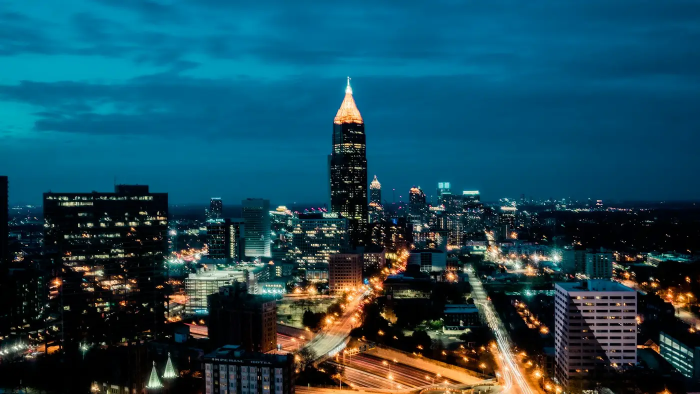
#> input picture tony-valdes-loans/assets/stock/atlanta-noche.webp, 1400 x 788 px (shown at 1/2 size); its folder holds 6 pictures in this run
$ python build_og_embudos.py
#> lines starting #> are read from the running program, lines starting #| are printed output that depends on the picture
"""Imágenes para redes (Open Graph 1200x630) de la masterclass y la landing de inversionistas y empresarios.
Uso: python3 seo/build_og_embudos.py"""
import os
from PIL import Image, ImageDraw, ImageFont, ImageFilter
HERE = os.path.dirname(os.path.abspath(__file__)); A = os.path.join(HERE, '..', 'assets'); F = os.path.join(HERE, 'fonts')
BLUE=(3,0,46); GOLD=(176,121,8); JAS=(244,228,120); WHITE=(255,255,255); SOFT=(217,215,238)
W, H = 1200, 630
def font(w, s): return ImageFont.truetype(os.path.join(F, f'm{w}.ttf'), s)
def grad(w, h):
    g = Image.new('RGB', (w, h)); d = ImageDraw.Draw(g)
    for x in range(w):
        t = x / max(1, w-1); d.line([(x,0),(x,h)], fill=tuple(int(GOLD[i] + (JAS[i]-GOLD[i]) * t) for i in range(3)))
    return g
def gold_text(img, xy, text, f):
    d = ImageDraw.Draw(img); bb = d.textbbox((0,0), text, font=f); w, h = bb[2]-bb[0], bb[3]-bb[1]
    m = Image.new('L', (w, h+24), 0); ImageDraw.Draw(m).text((-bb[0], -bb[1]), text, font=f, fill=255)
    img.paste(grad(w, h+24), xy, m); return w
def background(photo):
#> called with photo = 'atlanta-noche.webp'
    bg = Image.open(os.path.join(A, 'stock', photo)).convert('RGB')
#> bg is the input picture: PIL image 1400x788 RGB; mean R, G, B 25.2, 73.6, 89.2
    r = max(W/bg.width, H/bg.height); bg = bg.resize((int(bg.width*r)+1, int(bg.height*r)+1), Image.LANCZOS)
#> after `r = max(W / bg.width, H / bg.height)`: r = 0.857
    bg = bg.crop(((bg.width-W)//2, (bg.height-H)//2, (bg.width-W)//2+W, (bg.height-H)//2+H))
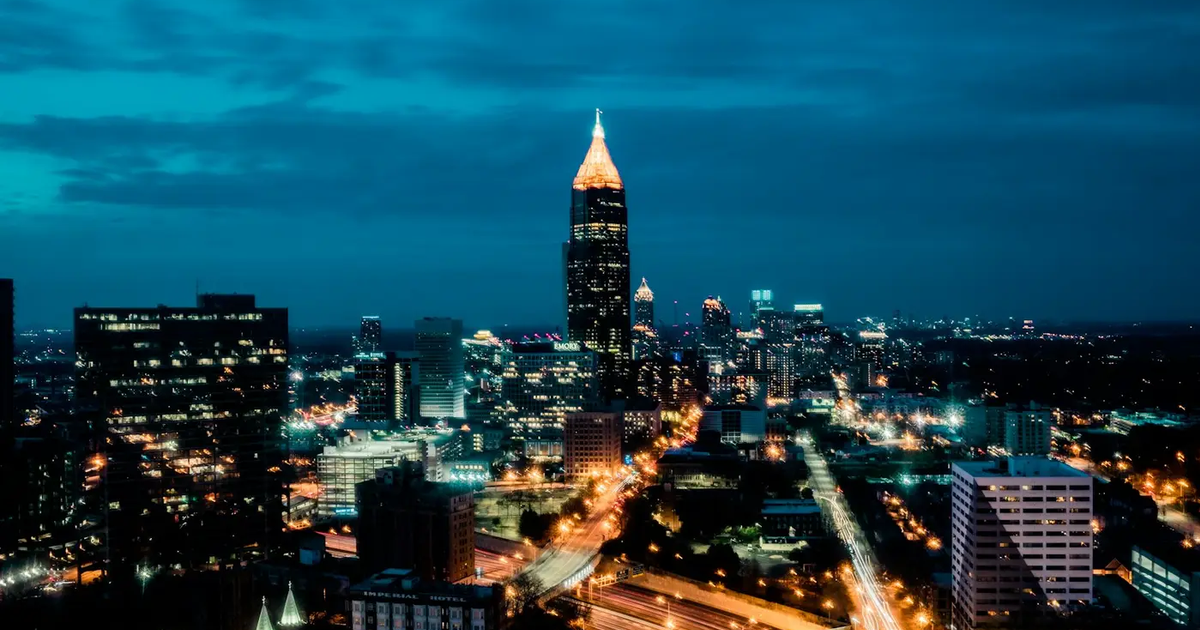
#> bg: PIL image 1200x630 RGB; mean R, G, B 23.9, 72.8, 88.9
    # capa azul: más sólida a la izquierda (texto) y más transparente a la derecha
    ov = Image.new('RGBA', (W, H)); d = ImageDraw.Draw(ov)
#> after `ov = Image.new('RGBA', (W, H))`: ov: PIL image 1200x630 RGBA; every value is 0
    for x in range(W):
        t = x / (W-1); a = int(255*(0.95 - 0.55*t)); d.line([(x,0),(x,H)], fill=BLUE+(a,))
    bg = bg.convert('RGBA'); bg.alpha_composite(ov); return bg
#> after `bg.alpha_composite(ov)`:
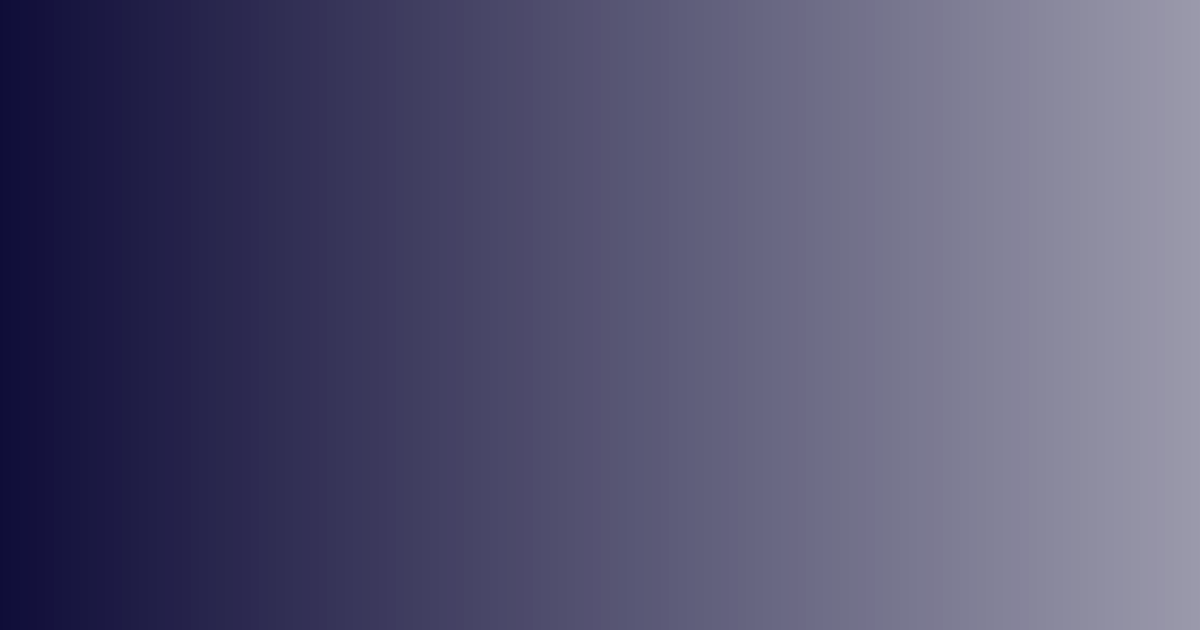
#> ov: PIL image 1200x630 RGBA; mean R, G, B, A 3, 0, 46, 171.6; transparent parts drawn white
#> after `bg.alpha_composite(ov)`:
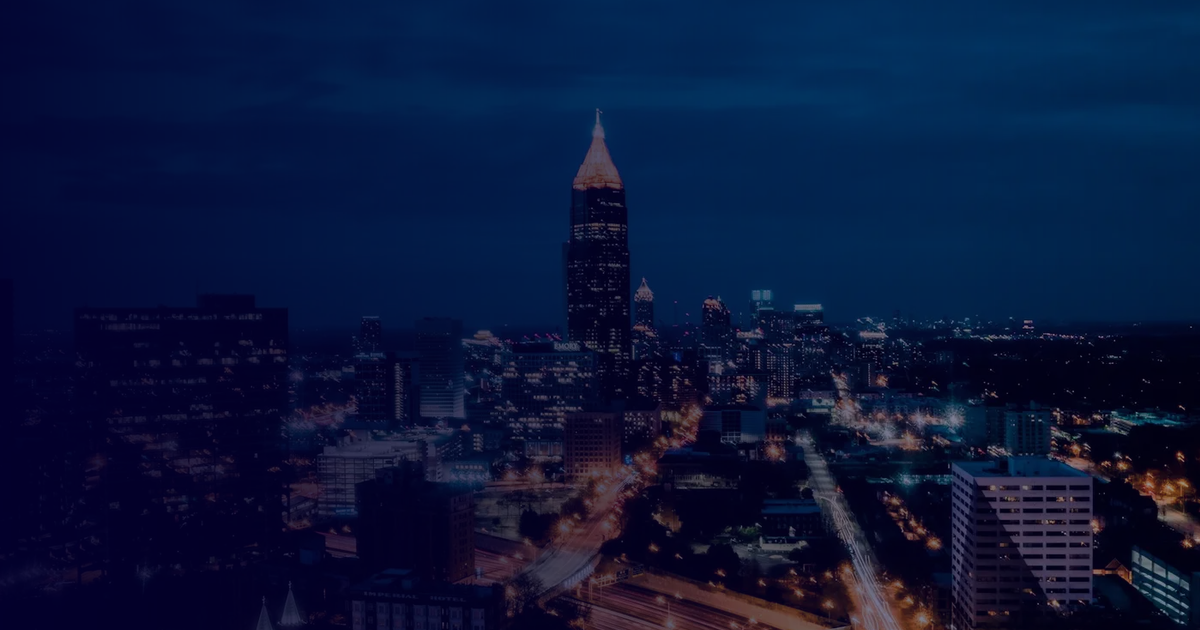
#> bg: PIL image 1200x630 RGBA; mean R, G, B, A 10.3, 22.8, 59.1, 255
def tony(img, file, box_h, right=24, crop_top=0.0, crop_bottom=1.0):
#> called with file = 'tony-senalando-lado.webp', box_h = 600, right = -30, crop_top = 0, crop_bottom = 0.88
    ph = Image.open(os.path.join(A, file)).convert('RGBA')
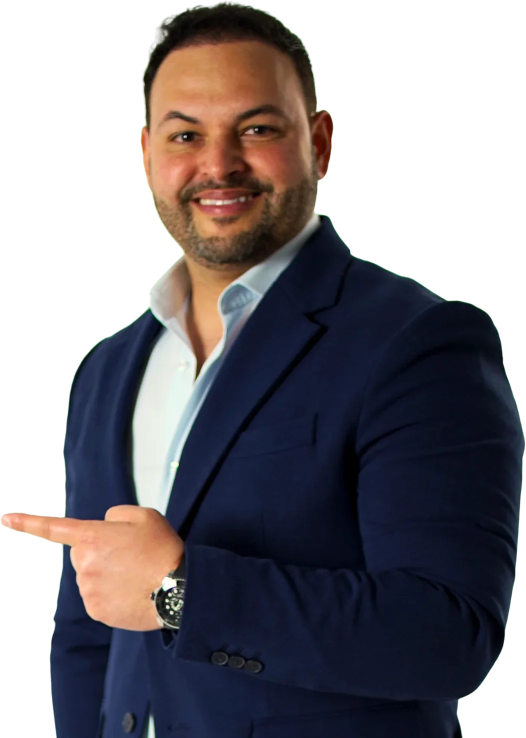
#> input picture tony-valdes-loans/assets/tony-senalando-lado.webp, 1051 x 1476 px (shown at 1/2 size)
#> ph is the input picture: PIL image 1051x1476 RGBA; mean R, G, B, A 38.9, 35.5, 40.1, 159.8
    ph = ph.crop((0, int(ph.height*crop_top), ph.width, int(ph.height*crop_bottom)))
#> ph: PIL image 1051x1298 RGBA
    r = box_h / ph.height; ph = ph.resize((int(ph.width*r), box_h), Image.LANCZOS)
#> after `r = box_h / ph.height`: r = 0.462
#> after `ph = ph.resize((int(ph.width * r), box_h), Image.LANCZOS)`:
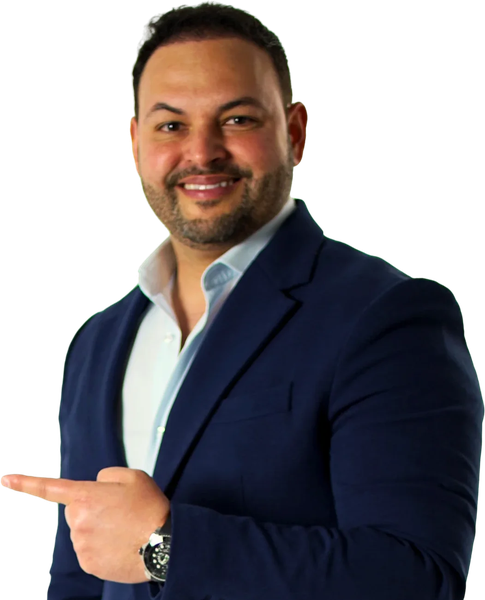
#> ph: PIL image 485x600 RGBA; mean R, G, B, A 40.4, 35.8, 38.7, 153.7; transparent parts drawn white
    sh = Image.new('RGBA', ph.size, (0,0,0,0)); sh.putalpha(ph.getchannel('A').point(lambda v: int(v*.55)))
#> after `sh = Image.new('RGBA', ph.size, (0, 0, 0, 0))`: sh: PIL image 485x600 RGBA; every value is 0
    sh = Image.merge('RGBA', (*Image.new('RGB', ph.size, (0,0,0)).split(), sh.getchannel('A'))).filter(ImageFilter.GaussianBlur(18))
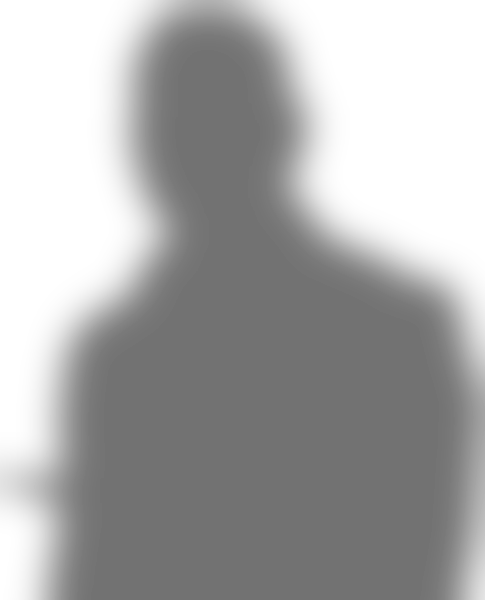
#> sh: PIL image 485x600 RGBA; mean R, G, B, A 0, 0, 0, 83.9; transparent parts drawn white
    x = W - ph.width - right; y = H - ph.height
#> after `x = W - ph.width - right`: x = 745
#> after `y = H - ph.height`: y = 30
    img.alpha_composite(sh, (x-10, y+6)); img.alpha_composite(ph, (x, y)); return x
#> after `img.alpha_composite(ph, (x, y))`:
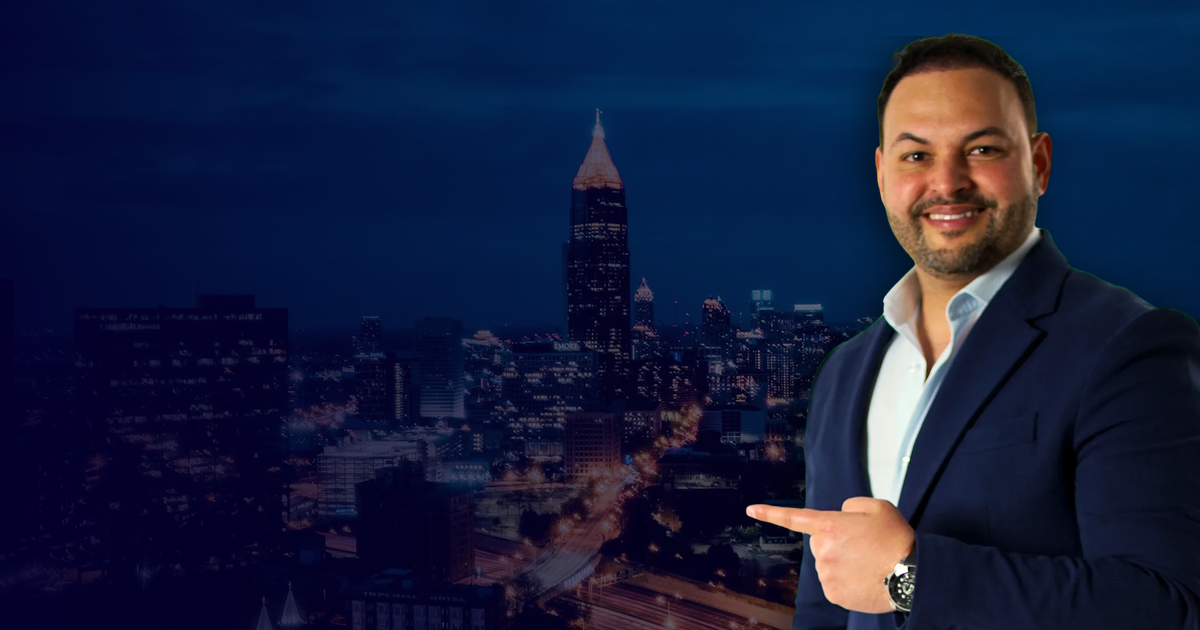
#> img: PIL image 1200x630 RGBA; mean R, G, B, A 21.5, 29.7, 60.7, 255
def pill(d, xy, text, f, fill, color, pad=(18, 9), outline=None):
    bb = d.textbbox((0,0), text, font=f); w, h = bb[2]-bb[0], bb[3]-bb[1]
    x, y = xy; d.rounded_rectangle((x, y, x+w+pad[0]*2, y+h+pad[1]*2+6), radius=(h+pad[1]*2)//2+3, fill=fill, outline=outline, width=2 if outline else 0)
    d.text((x+pad[0]-bb[0], y+pad[1]-bb[1]+3), text, font=f, fill=color); return x+w+pad[0]*2
def logo(img, xy, w=150):
#> (the run stopped early here; a loop or call above may not have finished)
